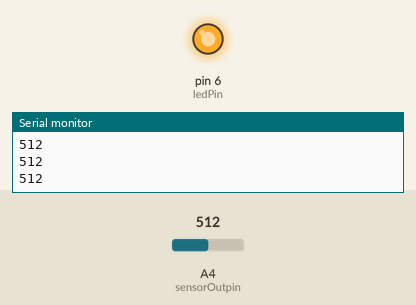
Bench run of a sketch on a simulated Arduino Uno, built with avr-gcc and run on an emulated ATmega328P. Shown: output pins drawn as LEDs (lit = HIGH), the last lines printed to the serial monitor. Inputs (shaded band) come from the test bench; at power-on: A4 (sensorOutpin) = 512.

Above: at 1.3 s.
1.4 s: A4 (sensorOutpin) set to 54
4.4 s: A4 (sensorOutpin) set to 46
At 5.7 s:
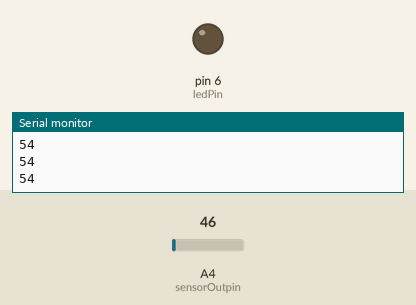
Timing chart, 0 to 7.4 s (numbered marks = the images above; inputs shaded):
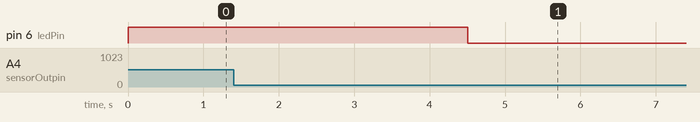

The sketch:

10.SesSonsoruLedYakma_Yapmad_m_.ino
```cpp
const int sensorOutpin = A4;  //Sensörün out bacağının bağlı olduğu pin tanımlanır
const int ledPin = 6;         //6.pine bağlı led
int deger;                    //Mikrofondan okunan degerin tutulacağı değişken
const int esik = 50;          //Ledin yanmasını istediğimiz esik degeri

void setup()
{
  pinMode(ledPin, OUTPUT);    //6.pini çıkış olarak ayarlıyoruz
  Serial.begin(9600);         //Seri port ekranı baut rate değeri
  Serial.println("Ses Deger Okuma");
}

void loop()
{
  deger = analogRead(sensorOutpin); //Ardunio döngü içinde sürekli sensör değerini okur
  if(deger > esik)
  {
    digitalWrite(ledPin,HIGH);      //Okunan deger, esik degerinden büyükse led yanar
    Serial.println(deger);          //Degeri alt alta yazdırıyorum
    delay(500);                     //Led yarım saniye yanıyor
    digitalWrite(ledPin,LOW);       //Led söner
  }
  else                              //Tersi durumunda tüm değerler için led söner
  {
    digitalWrite(ledPin,LOW);
  }
}
```

Measured:
- the behaviour switches between 51 and 50 on A4 (sensorOutpin) (found by bisection; images 0 and 1)
- after the input at 4.4 s, pin 6 (ledPin): HIGH → LOW after 0.10 s
